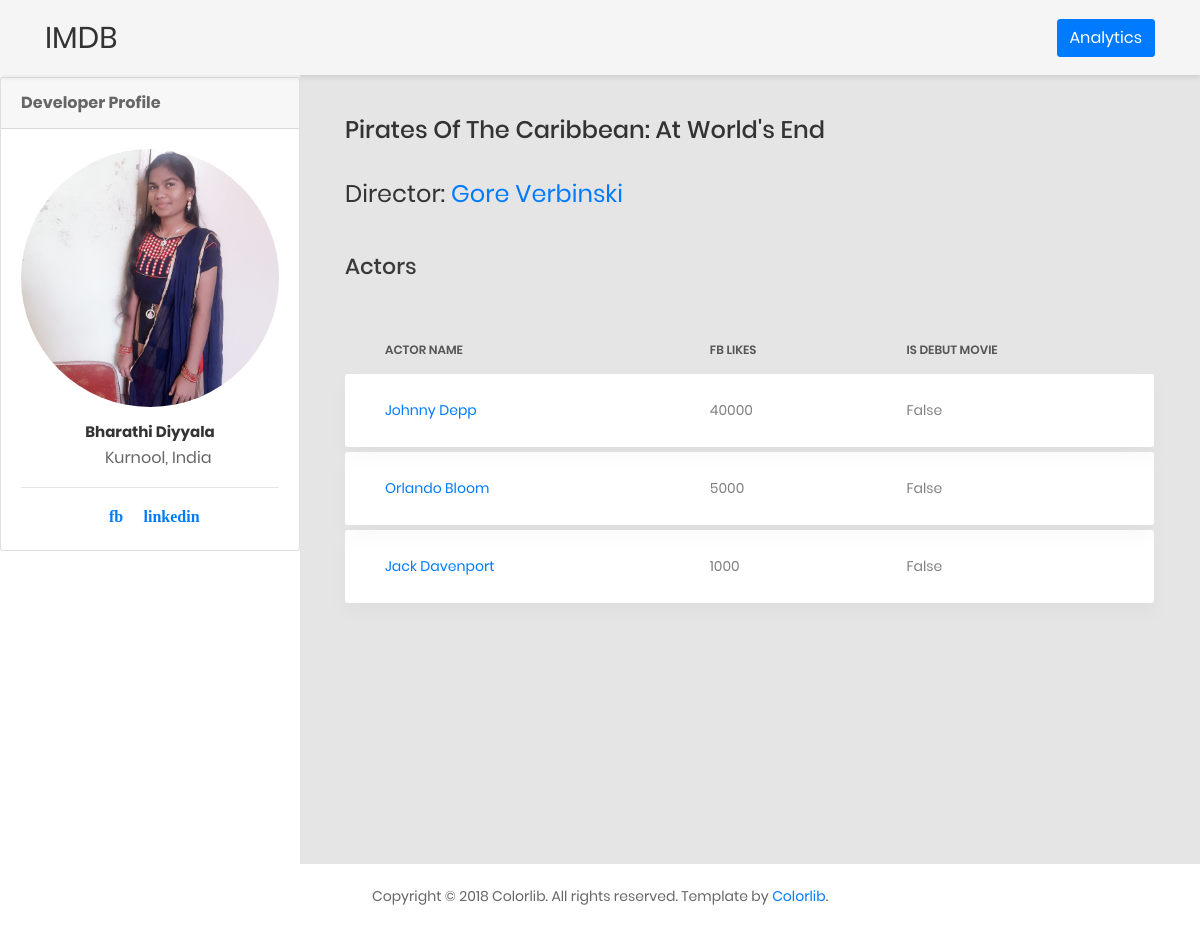
Page /imdb/movie/31d224f7-8444-47fc-9cc3-91e06f012755/ on the committed database.
### imdb/models.py (models this page shows)
class Movie(models.Model):
    movie_id=models.CharField(max_length=100,primary_key=True)
    name=models.CharField(max_length=100)
    budget=models.CharField(max_length=15)
    box_office_collection_in_crores=models.IntegerField()
    year_of_release=models.CharField(max_length=4)
    likes_on_fb=models.IntegerField()
    average_rating=models.FloatField(default=0)
    genre=models.CharField(max_length=200)
    language=models.CharField(max_length=30)
    country=models.CharField(max_length=30)
    no_of_users_voted=models.CharField(max_length=15)
    actors=models.ManyToManyField(Actor,through='Cast')
    director_name=models.ForeignKey(Director,on_delete=models.CASCADE)

class Director(models.Model):
    name=models.CharField(max_length=100,unique=True)
    gender=models.CharField(max_length=6)
    no_of_facebook_likes=models.CharField(max_length=15)

class Cast(models.Model):
    movie=models.ForeignKey(Movie,on_delete=models.CASCADE)
    actor=models.ForeignKey(Actor,on_delete=models.CASCADE)
    role=models.CharField(max_length=50)
    is_debut_movie=models.BooleanField(default=False)

class Actor(models.Model):
    actor_id=models.CharField(max_length=100,primary_key=True)
    name=models.CharField(max_length=100)
    gender=models.CharField(max_length=6)
    fb_likes=models.CharField(max_length=15)

### imdb/views.py (the view)
# urls.py: path('movie/<uuid:movie_id>/', views.movie, name='movie'),
def movie(request,movie_id):
    actor={'actors':Cast.objects.filter(movie__movie_id=movie_id)}
    movie={'movies':Movie.objects.get(movie_id=movie_id)}
    actor.update(movie)
    return render(request,'imdb_movie.html',actor)

### imdb/templates/imdb_movie.html
{% extends 'base.html' %}
{% load static %}
{% block content %}
<div class="row">
    <div class="col-md-12">
        <h2 class="heading-title m-b-35">{{ movies.name }}</h2>
        <h3 class="title-3 m-b-45">Director: <a href="/imdb/director/{{ movies.director_name.name }}/">{{ movies.director_name.name }}</a></h3>
        <h3 class="title-5 m-b-45">Actors</h3>
        <div class="table-responsive table-responsive-data2">
            <table class="table table-data2">
                <thead>
                <tr>
                    <th>Actor Name</th>
                    <th>FB Likes</th>
                    <th>Is debut movie</th>
                </tr>
                </thead>
                <tbody>
                {% for act in actors %}
                <tr class="tr-shadow">
                    <td >
                        <a href="/imdb/actor/{{ act.actor.actor_id }}/">{{ act.actor.actor_id }}</a>
                    </td>
                    <td>{{ act.actor.fb_likes }}</td>
                    <td>
                       {{ act.is_debut_movie}}
                    </td>
                </tr>
                <tr class="spacer"></tr>
                {% endfor %}
                </tbody>
            </table>
        </div>
    </div>
</div>
{% endblock %}

### rows in the picture
Movie: name "Pirates Of The Caribbean: At World's End", director_name.name "Gore Verbinski"
Cast: actor.actor_id "Johnny Depp", actor.fb_likes "40000", is_debut_movie "False"
Cast: actor.actor_id "Orlando Bloom", actor.fb_likes "5000", is_debut_movie "False"
Cast: actor.actor_id "Jack Davenport", actor.fb_likes "1000", is_debut_movie "False"
